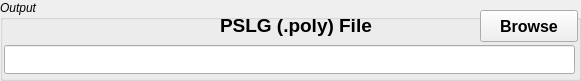
  <widget class="QGroupBox" name="groupBoxOutput">
   <property name="geometry">
    <rect>
     <x>15</x>
     <y>110</y>
     <width>581</width>
     <height>81</height>
    </rect>
   </property>
   <property name="font">
    <font>
     <italic>true</italic>
    </font>
   </property>
   <property name="title">
    <string>Output</string>
   </property>
   <widget class="QLineEdit" name="lineEditPSLG">
    <property name="geometry">
     <rect>
      <x>4</x>
      <y>45</y>
      <width>571</width>
      <height>29</height>
     </rect>
    </property>
    <property name="font">
     <font>
      <pointsize>11</pointsize>
      <weight>75</weight>
      <italic>false</italic>
      <bold>true</bold>
     </font>
    </property>
   </widget>
   <widget class="QPushButton" name="pushButtonPSLG">
    <property name="geometry">
     <rect>
      <x>480</x>
      <y>10</y>
      <width>98</width>
      <height>32</height>
     </rect>
    </property>
    <property name="font">
     <font>
      <family>Arial</family>
      <pointsize>12</pointsize>
      <weight>75</weight>
      <italic>false</italic>
      <bold>true</bold>
     </font>
    </property>
    <property name="text">
     <string>Browse</string>
    </property>
    <property name="autoDefault">
     <bool>false</bool>
    </property>
   </widget>
   <widget class="QLabel" name="textLabel1_2">
    <property name="geometry">
     <rect>
      <x>220</x>
      <y>10</y>
      <width>171</width>
      <height>31</height>
     </rect>
    </property>
    <property name="font">
     <font>
      <pointsize>14</pointsize>
      <weight>75</weight>
      <italic>false</italic>
      <bold>true</bold>
     </font>
    </property>
    <property name="text">
     <string>PSLG (.poly) File</string>
    </property>
   </widget>
  </widget>
